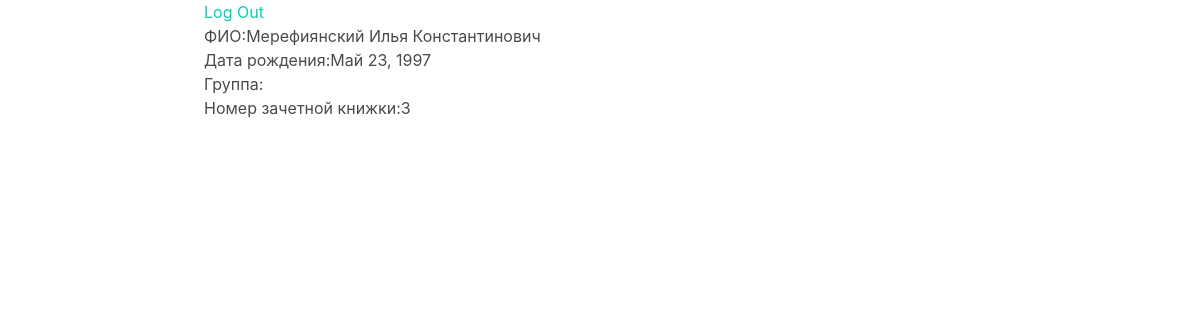
Page /students/3/ (signed in) on the committed database.
### datatable/models.py (models this page shows, shortened)
class Student(models.Model):
    full_name = models.CharField(max_length=255)
    birthday = models.DateField()
    studygroup = models.ForeignKey(StudyGroup, related_name='students')

### datatable/views.py (the view)
@class_login_required
class DetailStudent(DetailView):
    model = Student
    def get_object(self, queryset=None):
        self.student = get_object_or_404(
                    Student, id=self.kwargs['id'])
        return self.student

### datatable/templates/datatable/student_detail.html
{% extends parent_template|default:"datatable/base_datatable.html" %}
{% block content %}
<p>ФИО:{{ student.full_name }}</p>
<p>Дата рождения:{{ student.birthday }}</p>
<p>Группа:{{ student.group.title }}</p>
<p>Номер зачетной книжки:{{ student.id }}</p>
{% endblock %}

### rows in the picture
Student: full_name "Мерефиянский Илья Константинович", birthday "Май 23, 1997", id "3"
